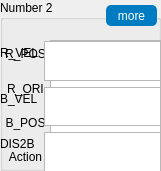
  <widget class="QGroupBox" name="Number2">
   <property name="geometry">
    <rect>
     <x>177</x>
     <y>520</y>
     <width>161</width>
     <height>171</height>
    </rect>
   </property>
   <property name="styleSheet">
    <string notr="true"/>
   </property>
   <property name="title">
    <string>Number 2</string>
   </property>
   <widget class="QPushButton" name="Num2_more">
    <property name="geometry">
     <rect>
      <x>106</x>
      <y>5</y>
      <width>51</width>
      <height>21</height>
     </rect>
    </property>
    <property name="focusPolicy">
     <enum>Qt::NoFocus</enum>
    </property>
    <property name="styleSheet">
     <string notr="true">QPushButton {
color:rgb(255,255,255);
background-color:rgb(1,124,194);
border:0;
border-radius:5px;
}
QPushButton:pressed{
color:rgb(182, 180, 180);
background-color:rgb(0, 46, 92);
border:0;
border-radius:5px;
}</string>
    </property>
    <property name="text">
     <string>more</string>
    </property>
   </widget>
   <widget class="QWidget" name="verticalLayoutWidget_12">
    <property name="geometry">
     <rect>
      <x>50</x>
      <y>40</y>
      <width>111</width>
      <height>131</height>
     </rect>
    </property>
    <layout class="QVBoxLayout" name="Num2_browser">
     <item>
      <widget class="QTextBrowser" name="Num2_R_POS_Browser">
       <property name="font">
        <font>
         <pointsize>11</pointsize>
         <weight>50</weight>
         <bold>false</bold>
        </font>
       </property>
       <property name="focusPolicy">
        <enum>Qt::NoFocus</enum>
       </property>
       <property name="layoutDirection">
        <enum>Qt::LeftToRight</enum>
       </property>
      </widget>
     </item>
     <item>
      <widget class="QTextBrowser" name="Num2_R_ORI_Browser">
       <property name="focusPolicy">
        <enum>Qt::NoFocus</enum>
       </property>
      </widget>
     </item>
     <item>
      <widget class="QTextBrowser" name="Num2_B_POS_Browser">
       <property name="focusPolicy">
        <enum>Qt::NoFocus</enum>
       </property>
      </widget>
     </item>
     <item>
      <widget class="QTextBrowser" name="Num2_Action_Browser">
       <property name="focusPolicy">
        <enum>Qt::NoFocus</enum>
       </property>
      </widget>
     </item>
    </layout>
   </widget>
   <widget class="QWidget" name="verticalLayoutWidget_13">
    <property name="geometry">
     <rect>
      <x>0</x>
      <y>40</y>
      <width>51</width>
      <height>131</height>
     </rect>
    </property>
    <layout class="QVBoxLayout" name="Num2_lab">
     <item>
      <widget class="QLabel" name="Num2_R_POS">
       <property name="sizePolicy">
        <sizepolicy hsizetype="Expanding" vsizetype="Expanding">
         <horstretch>0</horstretch>
         <verstretch>0</verstretch>
        </sizepolicy>
       </property>
       <property name="text">
        <string>R_POS</string>
       </property>
       <property name="alignment">
        <set>Qt::AlignCenter</set>
       </property>
      </widget>
     </item>
     <item>
      <widget class="QLabel" name="Num2_R_ORI">
       <property name="sizePolicy">
        <sizepolicy hsizetype="Expanding" vsizetype="Expanding">
         <horstretch>0</horstretch>
         <verstretch>0</verstretch>
        </sizepolicy>
       </property>
       <property name="text">
        <string>R_ORI</string>
       </property>
       <property name="alignment">
        <set>Qt::AlignCenter</set>
       </property>
      </widget>
     </item>
     <item>
      <widget class="QLabel" name="Num2_B_POS">
       <property name="sizePolicy">
        <sizepolicy hsizetype="Expanding" vsizetype="Expanding">
         <horstretch>0</horstretch>
         <verstretch>0</verstretch>
        </sizepolicy>
       </property>
       <property name="text">
        <string>B_POS</string>
       </property>
       <property name="alignment">
        <set>Qt::AlignCenter</set>
       </property>
      </widget>
     </item>
     <item>
      <widget class="QLabel" name="Num2_Action">
       <property name="sizePolicy">
        <sizepolicy hsizetype="Expanding" vsizetype="Expanding">
         <horstretch>0</horstretch>
         <verstretch>0</verstretch>
        </sizepolicy>
       </property>
       <property name="text">
        <string>Action</string>
       </property>
       <property name="alignment">
        <set>Qt::AlignCenter</set>
       </property>
      </widget>
     </item>
    </layout>
   </widget>
   <widget class="QWidget" name="Number2_more" native="true">
    <property name="geometry">
     <rect>
      <x>0</x>
      <y>40</y>
      <width>161</width>
      <height>131</height>
     </rect>
    </property>
    <property name="styleSheet">
     <string notr="true"/>
    </property>
    <widget class="QWidget" name="formLayoutWidget_5">
     <property name="geometry">
      <rect>
       <x>0</x>
       <y>1</y>
       <width>161</width>
       <height>131</height>
      </rect>
     </property>
     <layout class="QFormLayout" name="Number2_display">
      <item row="0" column="1">
       <widget class="QTextBrowser" name="Num2_R_VEL_Browser">
        <property name="focusPolicy">
         <enum>Qt::NoFocus</enum>
        </property>
       </widget>
      </item>
      <item row="2" column="1">
       <widget class="QTextBrowser" name="disNum2_Browser">
        <property name="focusPolicy">
         <enum>Qt::NoFocus</enum>
        </property>
       </widget>
      </item>
      <item row="1" column="1">
       <widget class="QTextBrowser" name="Num2_B_VEL_Browser">
        <property name="focusPolicy">
         <enum>Qt::NoFocus</enum>
        </property>
       </widget>
      </item>
      <item row="0" column="0">
       <widget class="QLabel" name="Num2_R_VEL">
        <property name="text">
         <string>R_VEL</string>
        </property>
       </widget>
      </item>
      <item row="1" column="0">
       <widget class="QLabel" name="Num2_B_VEL">
        <property name="text">
         <string>B_VEL</string>
        </property>
       </widget>
      </item>
      <item row="2" column="0">
       <widget class="QLabel" name="disNum2">
        <property name="text">
         <string>DIS2B</string>
        </property>
       </widget>
      </item>
     </layout>
    </widget>
   </widget>
  </widget>
